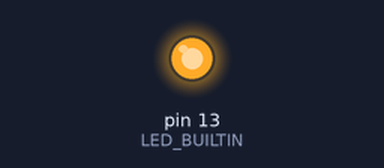
The sketch below on a simulated Arduino Uno, built for the host (arithmetic inside an expression is 32-bit, double 64-bit). On the bench: output pins drawn as LEDs (lit = HIGH). Random numbers use the default seed unless the sketch sets one; what the sketch prints to the serial monitor is not drawn.

Above: at 0.1 s.
At 9.6 s:
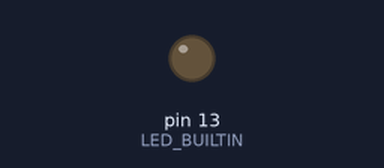
Timing chart, 0 to 11.1 s (numbered marks = the images above):
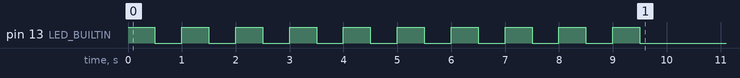

The sketch:

arduino_resnet_1_complete_classfier_3_ee.ino
```cpp
/*
 * Auto-generated Arduino runner: arduino_resnet_1_complete_classfier_3_ee
 *
 * Copy this file and all files from the generated code directory
 * into a single Arduino sketch folder named "arduino_resnet_1_complete_classfier_3_ee".
 * (Folder name must match the .ino filename.)
 *
 * Board: Arduino Giga R1  (FQBN: arduino:mbed_giga:giga)
 *
 * Compile check (no upload):
 *   arduino-cli compile --fqbn arduino:mbed_giga:giga arduino_resnet_1_complete_classfier_3_ee/
 *
 * Model I/O:
 *   Input  (NCHW): [1, 6, 7, 256]  ->  NHWC flat: 10752 floats
 *   Output        : [1, 5]  ->  5 class scores
 */

#include "model.h"

// ---------------------------------------------------------------------------
// Buffer sizes
// ---------------------------------------------------------------------------
#define INPUT_SIZE  10752   // 1 * 7 * 256 * 6  (NHWC)
#define OUTPUT_SIZE 5

// Global arrays — keeps them off the stack (avoids stack overflow)
static float input_buf[INPUT_SIZE];
static float output_buf[OUTPUT_SIZE];
static bool  _done = false;

// ---------------------------------------------------------------------------
// setup
// ---------------------------------------------------------------------------
void setup() {
    pinMode(LED_BUILTIN, OUTPUT);

    // Slow blink = setup started
    for (int i = 0; i < 10; i++) {
        digitalWrite(LED_BUILTIN, HIGH); delay(500);
        digitalWrite(LED_BUILTIN, LOW);  delay(500);
    }
    Serial.begin(115200);
    // unsigned long start = millis();
    while (!Serial) {}

    // Seed RNG from a floating ADC pin (unconnected = noise)
    randomSeed(analogRead(A0));

    // Fill input with random floats in [-1.0, 1.0]
    // Replace this block with real sensor data in your application.
    for (int i = 0; i < INPUT_SIZE; ++i) {
        // random(-1000, 1001) gives integers in [-1000, 1000]
        input_buf[i] = (float)random(-1000, 1001) / 1000.0f;
    }

    Serial.println("Input buffer filled with random data.");
    Serial.println("Running model_forward...");
    Serial.println();
}

// ---------------------------------------------------------------------------
// loop — runs inference once, then halts
// ---------------------------------------------------------------------------
void loop() {
    if (_done) return;
    _done = true;

    // model_forward prints profiling checkpoints (Serial.print) internally
    model_forward(input_buf, output_buf);

    // Print output class scores
    Serial.println();
    Serial.println("Output scores:");
    for (int i = 0; i < OUTPUT_SIZE; ++i) {
        Serial.print("  class ");
        Serial.print(i);
        Serial.print(": ");
        Serial.println(output_buf[i], 6);
    }

    // Find argmax
    int best = 0;
    for (int i = 1; i < OUTPUT_SIZE; ++i) {
        if (output_buf[i] > output_buf[best]) best = i;
    }
    Serial.print("Predicted class: ");
    Serial.println(best);
}
```

model.cpp
```cpp
// Auto-generated model implementation
// DO NOT EDIT

// Input shape  (NCHW): [1, 6, 7, 256]
// Output shape: [1, 5]

#include <Arduino.h>

#include "model.h"
#include "weights.h"
#include "nn_ops_float.h"

#include <string.h>

void model_forward(const float* input, float* output) {
    unsigned long _t_start, _t_end;
    _t_start = micros();
    static float slot_0[10752];
    static float slot_1[10752];
    static float slot_2[10752];

    // stem_conv [conv2d]
    conv2d_nhwc(input, 7, 256, 6, stem_conv_weight, 5, 5, 2, NULL, 1, 1, 1, slot_0);
    // stem_bn [batchnorm]
    batchnorm2d_nhwc(slot_0, 7, 256, 2, stem_bn_gamma, stem_bn_beta, stem_bn_mean, stem_bn_var, 1e-05f, slot_1);
    // stem_relu [relu]
    relu(slot_1, 3584);
    // stage0_block0_conv1 [conv2d]
    conv2d_nhwc(slot_1, 7, 256, 2, stage0_block0_conv1_weight, 3, 3, 2, NULL, 1, 1, 1, slot_0);
    // stage0_block0_bn1 [batchnorm]
    batchnorm2d_nhwc(slot_0, 7, 256, 2, stage0_block0_bn1_gamma, stage0_block0_bn1_beta, stage0_block0_bn1_mean, stage0_block0_bn1_var, 1e-05f, slot_2);
    // stage0_block0_relu1 [relu]
    relu(slot_2, 3584);
    // stage0_block0_conv2 [conv2d]
    conv2d_nhwc(slot_2, 7, 256, 2, stage0_block0_conv2_weight, 3, 3, 2, NULL, 1, 1, 1, slot_0);
    // stage0_block0_bn2 [batchnorm]
    batchnorm2d_nhwc(slot_0, 7, 256, 2, stage0_block0_bn2_gamma, stage0_block0_bn2_beta, stage0_block0_bn2_mean, stage0_block0_bn2_var, 1e-05f, slot_2);
    // add [add]
    for (int i = 0; i < 3584; ++i) {
        slot_0[i] = slot_2[i] + slot_1[i];
    }
    // stage0_block0_relu2 [relu]
    relu(slot_0, 3584);
    // stage0_block1_conv1 [conv2d]
    conv2d_nhwc(slot_0, 7, 256, 2, stage0_block1_conv1_weight, 3, 3, 2, NULL, 1, 1, 1, slot_1);
    // stage0_block1_bn1 [batchnorm]
    batchnorm2d_nhwc(slot_1, 7, 256, 2, stage0_block1_bn1_gamma, stage0_block1_bn1_beta, stage0_block1_bn1_mean, stage0_block1_bn1_var, 1e-05f, slot_2);
    // stage0_block1_relu1 [relu]
    relu(slot_2, 3584);
    // stage0_block1_conv2 [conv2d]
    conv2d_nhwc(slot_2, 7, 256, 2, stage0_block1_conv2_weight, 3, 3, 2, NULL, 1, 1, 1, slot_1);
    // stage0_block1_bn2 [batchnorm]
    batchnorm2d_nhwc(slot_1, 7, 256, 2, stage0_block1_bn2_gamma, stage0_block1_bn2_beta, stage0_block1_bn2_mean, stage0_block1_bn2_var, 1e-05f, slot_2);
    // add_1 [add]
    for (int i = 0; i < 3584; ++i) {
        slot_1[i] = slot_2[i] + slot_0[i];
    }
    // stage0_block1_relu2 [relu]
    relu(slot_1, 3584);
    // stage0_block2_conv1 [conv2d]
    conv2d_nhwc(slot_1, 7, 256, 2, stage0_block2_conv1_weight, 3, 3, 2, NULL, 1, 1, 1, slot_0);
    // stage0_block2_bn1 [batchnorm]
    batchnorm2d_nhwc(slot_0, 7, 256, 2, stage0_block2_bn1_gamma, stage0_block2_bn1_beta, stage0_block2_bn1_mean, stage0_block2_bn1_var, 1e-05f, slot_2);
    // stage0_block2_relu1 [relu]
    relu(slot_2, 3584);
    // stage0_block2_conv2 [conv2d]
    conv2d_nhwc(slot_2, 7, 256, 2, stage0_block2_conv2_weight, 3, 3, 2, NULL, 1, 1, 1, slot_0);
    // stage0_block2_bn2 [batchnorm]
    batchnorm2d_nhwc(slot_0, 7, 256, 2, stage0_block2_bn2_gamma, stage0_block2_bn2_beta, stage0_block2_bn2_mean, stage0_block2_bn2_var, 1e-05f, slot_2);
    // add_2 [add]
    for (int i = 0; i < 3584; ++i) {
        slot_0[i] = slot_2[i] + slot_1[i];
    }
    // stage0_block2_relu2 [relu]
    relu(slot_0, 3584);
    // stage0_block3_conv1 [conv2d]
    conv2d_nhwc(slot_0, 7, 256, 2, stage0_block3_conv1_weight, 3, 3, 2, NULL, 1, 1, 1, slot_1);
    // stage0_block3_bn1 [batchnorm]
    batchnorm2d_nhwc(slot_1, 7, 256, 2, stage0_block3_bn1_gamma, stage0_block3_bn1_beta, stage0_block3_bn1_mean, stage0_block3_bn1_var, 1e-05f, slot_2);
    // stage0_block3_relu1 [relu]
    relu(slot_2, 3584);
    // stage0_block3_conv2 [conv2d]
    conv2d_nhwc(slot_2, 7, 256, 2, stage0_block3_conv2_weight, 3, 3, 2, NULL, 1, 1, 1, slot_1);
    // stage0_block3_bn2 [batchnorm]
    batchnorm2d_nhwc(slot_1, 7, 256, 2, stage0_block3_bn2_gamma, stage0_block3_bn2_beta, stage0_block3_bn2_mean, stage0_block3_bn2_var, 1e-05f, slot_2);
    // add_3 [add]
    for (int i = 0; i < 3584; ++i) {
        slot_1[i] = slot_2[i] + slot_0[i];
    }
    // stage0_block3_relu2 [relu]
    relu(slot_1, 3584);
    // stage1_block0_shortcut_conv [conv2d]
    conv2d_nhwc(slot_1, 7, 256, 2, stage1_block0_shortcut_conv_weight, 1, 1, 6, NULL, 1, 1, 0, slot_0);
    // stage1_block0_shortcut_bn [batchnorm]
    batchnorm2d_nhwc(slot_0, 7, 256, 6, stage1_block0_shortcut_bn_gamma, stage1_block0_shortcut_bn_beta, stage1_block0_shortcut_bn_mean, stage1_block0_shortcut_bn_var, 1e-05f, slot_2);
    // stage1_block0_conv1 [conv2d]
    conv2d_nhwc(slot_1, 7, 256, 2, stage1_block0_conv1_weight, 3, 3, 6, NULL, 1, 1, 1, slot_0);
    // stage1_block0_bn1 [batchnorm]
    batchnorm2d_nhwc(slot_0, 7, 256, 6, stage1_block0_bn1_gamma, stage1_block0_bn1_beta, stage1_block0_bn1_mean, stage1_block0_bn1_var, 1e-05f, slot_1);
    // stage1_block0_relu1 [relu]
    relu(slot_1, 10752);
    // stage1_block0_conv2 [conv2d]
    conv2d_nhwc(slot_1, 7, 256, 6, stage1_block0_conv2_weight, 3, 3, 6, NULL, 1, 1, 1, slot_0);
    // stage1_block0_bn2 [batchnorm]
    batchnorm2d_nhwc(slot_0, 7, 256, 6, stage1_block0_bn2_gamma, stage1_block0_bn2_beta, stage1_block0_bn2_mean, stage1_block0_bn2_var, 1e-05f, slot_1);
    // add_4 [add]
    for (int i = 0; i < 10752; ++i) {
        slot_0[i] = slot_1[i] + slot_2[i];
    }
    // stage1_block0_relu2 [relu]
    relu(slot_0, 10752);
    // stage1_block1_conv1 [conv2d]
    conv2d_nhwc(slot_0, 7, 256, 6, stage1_block1_conv1_weight, 3, 3, 6, NULL, 1, 1, 1, slot_1);
    // stage1_block1_bn1 [batchnorm]
    batchnorm2d_nhwc(slot_1, 7, 256, 6, stage1_block1_bn1_gamma, stage1_block1_bn1_beta, stage1_block1_bn1_mean, stage1_block1_bn1_var, 1e-05f, slot_2);
    // stage1_block1_relu1 [relu]
    relu(slot_2, 10752);
    // stage1_block1_conv2 [conv2d]
    conv2d_nhwc(slot_2, 7, 256, 6, stage1_block1_conv2_weight, 3, 3, 6, NULL, 1, 1, 1, slot_1);
    // stage1_block1_bn2 [batchnorm]
    batchnorm2d_nhwc(slot_1, 7, 256, 6, stage1_block1_bn2_gamma, stage1_block1_bn2_beta, stage1_block1_bn2_mean, stage1_block1_bn2_var, 1e-05f, slot_2);
    // add_5 [add]
    for (int i = 0; i < 10752; ++i) {
        slot_1[i] = slot_2[i] + slot_0[i];
    }
    // stage1_block1_relu2 [relu]
    relu(slot_1, 10752);
    // exit_conv [conv2d]
    conv2d_nhwc(slot_1, 7, 256, 6, exit_conv_weight, 3, 3, 6, NULL, 2, 2, 0, slot_0);
    // exit_bn [batchnorm]
    batchnorm2d_nhwc(slot_0, 3, 127, 6, exit_bn_gamma, exit_bn_beta, exit_bn_mean, exit_bn_var, 1e-05f, slot_1);
    // exit_relu [relu]
    relu(slot_1, 2286);
    // exit_pool [adaptive_avg_pool]
    global_average_pool_2d(slot_1, 3, 127, 6, slot_0);
    // view [method_view]
    memcpy(slot_1, slot_0, 6 * sizeof(float));
    // exit_fc [linear]
    dense(slot_1, 6, exit_fc_weight, exit_fc_bias, 5, slot_0);
    // exit_softmax [softmax]
    memcpy(slot_1, slot_0, 5 * sizeof(float));
    softmax(slot_1, 5);
    _t_end = micros();
    Serial.print("Final Exit: ");
    Serial.print((_t_end - _t_start) / 1000.0f, 2);
    Serial.println(" ms");
    memcpy(output, slot_1, 5 * sizeof(float));
}
```

model.h
```cpp
// Auto-generated model header
// DO NOT EDIT

#ifndef MODEL_H_
#define MODEL_H_

#include <stddef.h>

// =============================================================================
// IMPORTANT: Input Layout
// =============================================================================
// This model expects input in NHWC format (batch, height, width, channels).
// PyTorch uses NCHW format. Convert before calling:
//   PyTorch: input.permute(0, 2, 3, 1).numpy().flatten()
// =============================================================================

// Input: x
// Output: exit_softmax

// Main model inference function
void model_forward(const float* input, float* output);

#endif // MODEL_H_
```

nn_ops_float.h
```cpp
// Minimal TensorFlow-like ops implemented in portable C for embedded targets.
// Layout: NHWC for tensors. Convolutions are standard cross-correlation (TF style).
// No dynamic allocation; callers provide output buffers.
// All functions use float for simplicity; adapt to fixed-point as needed.

#ifndef NN_OPS_FLOAT_H_
#define NN_OPS_FLOAT_H_

#include <math.h>
#include <stddef.h>

// Clamp helper
static inline int clamp_int(int v, int lo, int hi) { return v < lo ? lo : (v > hi ? hi : v); }

// Conv2D (NHWC input, HWIO filters)
// in:  [H, W, C_in]
// filt:[K_h, K_w, C_in, C_out]
// bias:[C_out]
// out: [H_out, W_out, C_out]
// Stride: (stride_h, stride_w), Padding: SAME or VALID (string)
static inline void conv2d_nhwc(
    const float* in, int in_h, int in_w, int in_c,
    const float* filt, int k_h, int k_w, int out_c,
    const float* bias,
    int stride_h, int stride_w,
    int pad_same, // 1 for SAME, 0 for VALID
    float* out)
{
    int out_h, out_w;
    if (pad_same) {
        out_h = (in_h + stride_h - 1) / stride_h;
        out_w = (in_w + stride_w - 1) / stride_w;
    } else {
        out_h = (in_h - k_h) / stride_h + 1;
        out_w = (in_w - k_w) / stride_w + 1;
    }

    int pad_h_total = pad_same ? ((out_h - 1) * stride_h + k_h - in_h) : 0;
    int pad_w_total = pad_same ? ((out_w - 1) * stride_w + k_w - in_w) : 0;
    int pad_top = pad_h_total / 2;
    int pad_left = pad_w_total / 2;

    for (int oh = 0; oh < out_h; ++oh) {
        for (int ow = 0; ow < out_w; ++ow) {
            for (int oc = 0; oc < out_c; ++oc) {
                float acc = bias ? bias[oc] : 0.0f;
                for (int kh = 0; kh < k_h; ++kh) {
                    int ih = oh * stride_h + kh - pad_top;
                    if (ih < 0 || ih >= in_h) continue;
                    for (int kw = 0; kw < k_w; ++kw) {
                        int iw = ow * stride_w + kw - pad_left;
                        if (iw < 0 || iw >= in_w) continue;
                        const float* in_px = in + ((ih * in_w + iw) * in_c);
                        const float* f_base = filt + (((kh * k_w + kw) * in_c) * out_c + oc);
                        for (int ic = 0; ic < in_c; ++ic) {
                            acc += in_px[ic] * f_base[ic * out_c];
                        }
                    }
                }
                out[((oh * out_w + ow) * out_c) + oc] = acc;
            }
        }
    }
}

// ReLU
static inline void relu(float* x, int n) {
    for (int i = 0; i < n; ++i) x[i] = x[i] > 0.0f ? x[i] : 0.0f;
}

// Dense (fully connected): y = xW + b
// x: [in_features]
// W: [in_features, out_features] row-major (in_features major)
// b: [out_features]
static inline void dense(const float* x, int in_features,
                         const float* W, const float* b,
                         int out_features,
                         float* y) {
    for (int o = 0; o < out_features; ++o) {
        float acc = b ? b[o] : 0.0f;
        const float* w_col = W + o; // access W[i * out_features + o]
        for (int i = 0; i < in_features; ++i) {
            acc += x[i] * w_col[i * out_features];
        }
        y[o] = acc;
    }
}

// GlobalAveragePool2D over H and W for NHWC
// in: [H, W, C]
// out: [C]
static inline void global_average_pool_2d(const float* in, int h, int w, int c, float* out) {
    for (int ch = 0; ch < c; ++ch) out[ch] = 0.0f;
    const int n = h * w;
    for (int ih = 0; ih < h; ++ih) {
        for (int iw = 0; iw < w; ++iw) {
            const float* px = in + ((ih * w + iw) * c);
            for (int ch = 0; ch < c; ++ch) out[ch] += px[ch];
        }
    }
    const float inv = n > 0 ? 1.0f / (float)n : 0.0f;
    for (int ch = 0; ch < c; ++ch) out[ch] *= inv;
}

// AdaptiveAvgPool2d((1,1)): same as global average pool over H,W for NHWC
// in:  [in_h, in_w, in_c]
// out: [in_c]
static inline void adaptive_avg_pool_2d_1x1(const float* in, int in_h, int in_w, int in_c, float* out) {
    global_average_pool_2d(in, in_h, in_w, in_c, out);
}

// Flatten: copy n floats from src to dst (for view/flatten after pooling)
static inline void flatten(const float* src, int n, float* dst) {
    for (int i = 0; i < n; ++i) dst[i] = src[i];
}

// Softmax over last dimension
static inline void softmax(float* x, int n) {
    if (n <= 0) return;
    float maxv = x[0];
    for (int i = 1; i < n; ++i) if (x[i] > maxv) maxv = x[i];
    float sum = 0.0f;
    for (int i = 0; i < n; ++i) {
        x[i] = expf(x[i] - maxv);
        sum += x[i];
    }
    const float inv = sum > 0 ? 1.0f / sum : 0.0f;
    for (int i = 0; i < n; ++i) x[i] *= inv;
}

// Mean reduction over spatial dimensions (H, W) for NHWC
// Used for global average pooling or mean(dim=[2,3]) in PyTorch
// in:  [H, W, C] - 3D tensor in NHWC format (batch dimension removed)
// out: [C] - 1D tensor with channel means
// This is equivalent to global_average_pool_2d but named for clarity
static inline void mean_hwc(const float* in, int h, int w, int c, float* out) {
    const int n = h * w;
    // Initialize output to zero
    for (int ch = 0; ch < c; ++ch) {
        out[ch] = 0.0f;
    }
    // Sum over all spatial positions
    for (int ih = 0; ih < h; ++ih) {
        for (int iw = 0; iw < w; ++iw) {
            const float* px = in + ((ih * w + iw) * c);
            for (int ch = 0; ch < c; ++ch) {
                out[ch] += px[ch];
            }
        }
    }
    // Divide by number of elements
    const float inv = n > 0 ? 1.0f / (float)n : 0.0f;
    for (int ch = 0; ch < c; ++ch) {
        out[ch] *= inv;
    }
}

// BatchNorm2D for NHWC
// in:  [H, W, C]
// gamma: [C] (scale)
// beta:  [C] (bias)
// mean:  [C] (running mean)
// var:   [C] (running variance)
// out:  [H, W, C]
static inline void batchnorm2d_nhwc(
    const float* in, int h, int w, int c,
    const float* gamma, const float* beta,
    const float* mean, const float* var,
    float eps,
    float* out)
{
    const int n = h * w;
    for (int ih = 0; ih < h; ++ih) {
        for (int iw = 0; iw < w; ++iw) {
            const float* in_px = in + ((ih * w + iw) * c);
            float* out_px = out + ((ih * w + iw) * c);
            for (int ch = 0; ch < c; ++ch) {
                float normalized = (in_px[ch] - mean[ch]) / sqrtf(var[ch] + eps);
                out_px[ch] = gamma[ch] * normalized + beta[ch];
            }
        }
    }
}

#endif // NN_OPS_FLOAT_H_
```

Source omitted: weights.h (38386 bytes)
